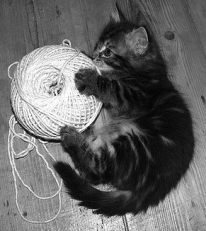
#> input picture lab1/kitty.bmp, 206 x 231 px
$ python test_opencv.py
#> lines starting #> are read from the running program, lines starting #| are printed output that depends on the picture; after the words box and inside, x2 and y2 are one past the last pixel; in counts of white or black regions, pixels touching at a corner belong together
import cv2
import numpy as np
import matplotlib.pyplot as plt

def convolve2d(image, kernel):

    kernel_height, kernel_width = kernel.shape
    pad_height, pad_width = kernel_height // 2, kernel_width // 2

    padded_image = np.zeros((image.shape[0] + (2 * pad_height),
                             image.shape[1] + (2 * pad_width)), dtype=image.dtype)

    padded_image[pad_height:padded_image.shape[0] - pad_height,
                 pad_width:padded_image.shape[1] - pad_width] = image

    convolved_image = np.zeros_like(image)

    # Perform the convolution
    for y in range(image.shape[0]):
        for x in range(image.shape[1]):
            convolved_image[y, x] = (kernel * padded_image[y:y+kernel_height, x:x+kernel_width]).sum()

    return convolved_image.astype(np.float32)

def compute_gradient_magnitude(horizontal, vertical):
    gradient_magnitude = np.sqrt(np.square(horizontal) + np.square(vertical))
    gradient_magnitude *= 255.0 / np.max(gradient_magnitude)  # Normalize to range [0, 255]
    return gradient_magnitude.astype(np.uint8)

def thresholding(image, threshold):
    thresholded_image = np.zeros_like(image)

    for y in range(image.shape[0]):
        for x in range(image.shape[1]):
            # If the pixel value is greater than or equal to the threshold, set it to maximum
            if image[y, x] >= threshold:
                thresholded_image[y, x] = 255

    return thresholded_image

# Load the image
image = cv2.imread('kitty.bmp', cv2.IMREAD_GRAYSCALE)
#> image is the input picture: shape (231, 206); min 1, max 255, mean 102.3
if image is None:
    raise ValueError('Image not found. Make sure the filepath is correct.')

average_kernel = np.ones((3, 3), dtype=np.float32) / 9

# Smoothing image convolution
smoothed_image = convolve2d(image, average_kernel)

# Sobel Kernels
sobel_kernel_x = np.array([[-1, 0, 1], [-2, 0, 2], [-1, 0, 1]], dtype=np.float32)
sobel_kernel_y = np.array([[-1, -2, -1], [0, 0, 0], [1, 2, 1]], dtype=np.float32)

gradient_x = convolve2d(smoothed_image, sobel_kernel_x)
#> after the loop in convolve2d (call 2), `for y in range(image.shape[0]):`:
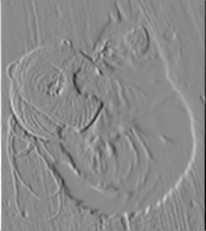
#> convolved_image: shape (231, 206) float32; min -662, max 558, mean 0.2; drawn with min black and max white
gradient_y = convolve2d(smoothed_image, sobel_kernel_y)
#> after the loop in convolve2d (call 3), `for y in range(image.shape[0]):`:
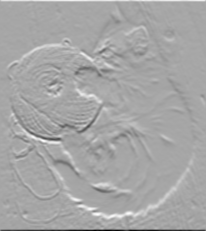
#> convolved_image: shape (231, 206) float32; min -848, max 454, mean 1; drawn with min black and max white

# Compute the gradient magnitude
gradient_magnitude = compute_gradient_magnitude(gradient_x, gradient_y)
#> in compute_gradient_magnitude, `gradient_magnitude = np.sqrt(np.square(horizontal) + np.square(vertica..`:
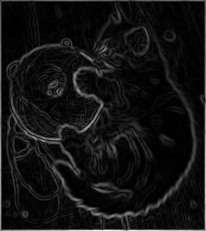
#> gradient_magnitude: shape (231, 206) float32; min 0, max 848, mean 63.9; drawn with min black and max white

# Step 4: Weighted mean smoothing kernel
weighted_kernel = np.array([[1, 2, 1], [2, 4, 2], [1, 2, 1]], dtype=np.float32) / 16
weighted_smoothed_image = convolve2d(image, weighted_kernel)
weighted_gradient_x = convolve2d(weighted_smoothed_image, sobel_kernel_x)
weighted_gradient_y = convolve2d(weighted_smoothed_image, sobel_kernel_y)
weighted_gradient_magnitude = compute_gradient_magnitude(weighted_gradient_x, weighted_gradient_y)


gaussian_kernel_7x7 = np.array([
    [1, 4, 7, 10, 7, 4, 1],
    [4, 12, 26, 33, 26, 12, 4],
    [7, 26, 55, 71, 55, 26, 7],
    [10, 33, 71, 91, 71, 33, 10],
    [7, 26, 55, 71, 55, 26, 7],
    [4, 12, 26, 33, 26, 12, 4],
    [1, 4, 7, 10, 7, 4, 1]
], dtype=np.float32)

gaussian_kernel_7x7 = gaussian_kernel_7x7 / gaussian_kernel_7x7.sum()
gaussian_image = convolve2d(image, gaussian_kernel_7x7)
#> in convolve2d (call 7), `padded_image[pad_height:padded_image.shape[0] - pad_height, pad_width:..`:
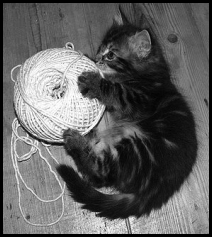
#> padded_image: shape (237, 212); min 0, max 255, mean 96.9
gaussian_x = convolve2d(gaussian_image, sobel_kernel_x)
gaussian_y = convolve2d(gaussian_image, sobel_kernel_y)
gaussian_gradient_magnitude = compute_gradient_magnitude(gaussian_x, gaussian_y)

plt.figure(figsize=(15, 5))
plt.subplot(131), plt.imshow(gradient_magnitude, cmap='gray'), plt.title('Gradient Magnitude')
plt.subplot(132), plt.imshow(weighted_gradient_magnitude, cmap='gray'), plt.title('Weighted Gradient Magnitude')
plt.subplot(133), plt.imshow(gaussian_gradient_magnitude, cmap='gray'), plt.title('7x7 Gradient Magnitude')
plt.show()

threshold_value = 35
edges = thresholding(gradient_magnitude, threshold_value)
#> after the loop in thresholding, `for y in range(image.shape[0]):`:
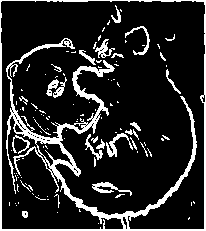
#> thresholded_image: shape (231, 206); 15.1% white; 113 white regions (87 under 20 px), largest, box (x1, y1, x2, y2) and area: (0, 0, 206, 231) 5150, (106, 133, 133, 157) 190, (92, 182, 132, 196) 188
edges_7x7 = thresholding(gaussian_gradient_magnitude, threshold_value)
#> call 2 of thresholding, with threshold = 35
#> after the loop in thresholding (call 2), `for y in range(image.shape[0]):`:
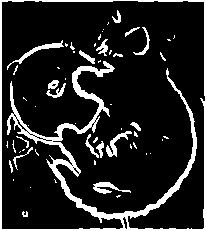
#> thresholded_image: shape (231, 206); 14% white; 59 white regions (40 under 20 px), largest, box (x1, y1, x2, y2) and area: (0, 0, 206, 231) 4922, (7, 40, 64, 70) 231, (106, 131, 132, 157) 195

plt.figure(figsize=(10, 5))
plt.subplot(121), plt.imshow(edges, cmap='gray'), plt.title('Average Kernel Thresholded Image')
plt.subplot(122), plt.imshow(edges_7x7, cmap='gray'), plt.title('7x7 Thresholded Image')
plt.show()

cv2.imwrite("thresholded_image_2.bmp", edges)
cv2.imwrite('gaussian_gradient_magnitude.bmp', gaussian_gradient_magnitude)
# cv2.imwrite('thresholded_image_175.bmp', edges)
# cv2.imwrite('weighted_gradient_magnitude.bmp', weighted_gradient_magnitude)


plt.hist(gradient_magnitude.ravel(), 256, [0,256])
plt.title('Histogram of the Gradient Magnitude')
plt.show()
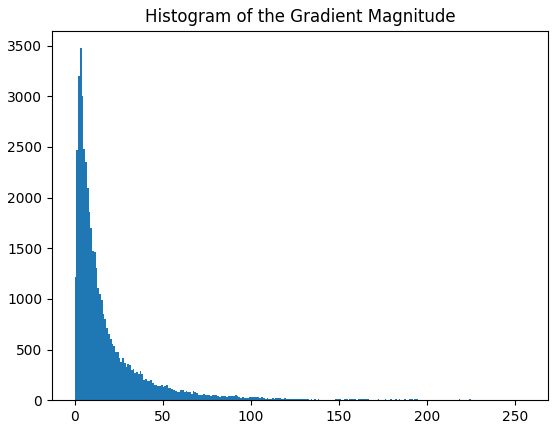
#> figure drawn by matplotlib, 1 panel; tallest bar 3475 high, from x = 3 to 4

cv2.waitKey(0)
cv2.destroyAllWindows()
